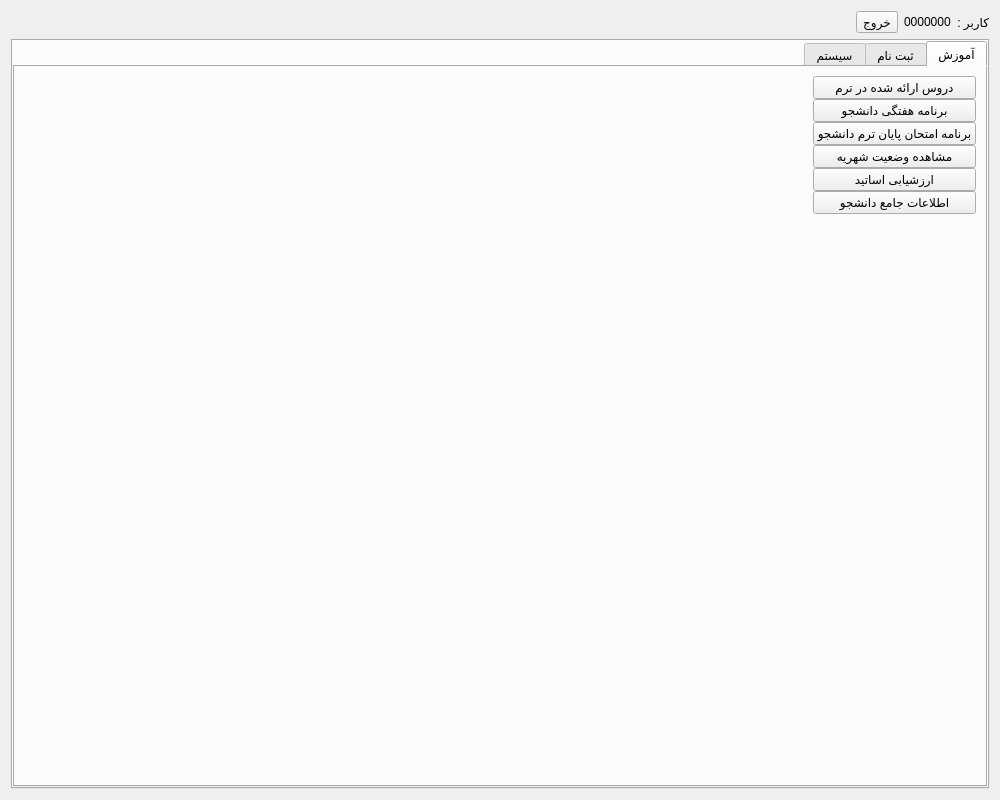
<?xml version="1.0" encoding="UTF-8"?>
<ui version="4.0">
 <class>StudentWindow</class>
 <widget class="QWidget" name="StudentWindow">
  <property name="geometry">
   <rect>
    <x>0</x>
    <y>0</y>
    <width>1000</width>
    <height>800</height>
   </rect>
  </property>
  <property name="windowTitle">
   <string>سیستم گلستان</string>
  </property>
  <property name="layoutDirection">
   <enum>Qt::RightToLeft</enum>
  </property>
  <layout class="QGridLayout" name="gridLayout_2">
   <item row="0" column="0">
    <layout class="QVBoxLayout" name="VL_Program">
     <item>
      <layout class="QHBoxLayout" name="HL_Top">
       <item>
        <widget class="QLabel" name="L_P_User">
         <property name="sizePolicy">
          <sizepolicy hsizetype="Preferred" vsizetype="Preferred">
           <horstretch>0</horstretch>
           <verstretch>0</verstretch>
          </sizepolicy>
         </property>
         <property name="text">
          <string>کاربر :</string>
         </property>
        </widget>
       </item>
       <item>
        <widget class="QLabel" name="L_User">
         <property name="text">
          <string>0000000</string>
         </property>
        </widget>
       </item>
       <item>
        <widget class="QToolButton" name="TB_Signout">
         <property name="enabled">
          <bool>true</bool>
         </property>
         <property name="text">
          <string>خروج</string>
         </property>
        </widget>
       </item>
       <item>
        <spacer name="HS_Top">
         <property name="orientation">
          <enum>Qt::Horizontal</enum>
         </property>
         <property name="sizeHint" stdset="0">
          <size>
           <width>40</width>
           <height>20</height>
          </size>
         </property>
        </spacer>
       </item>
      </layout>
     </item>
     <item>
      <widget class="QTabWidget" name="TW_Program">
       <property name="currentIndex">
        <number>0</number>
       </property>
       <property name="tabsClosable">
        <bool>true</bool>
       </property>
       <property name="movable">
        <bool>false</bool>
       </property>
       <property name="tabBarAutoHide">
        <bool>true</bool>
       </property>
       <widget class="QWidget" name="tab_UserMenu">
        <attribute name="title">
         <string>منوی کاربر</string>
        </attribute>
        <layout class="QGridLayout" name="gridLayout">
         <property name="leftMargin">
          <number>0</number>
         </property>
         <property name="topMargin">
          <number>0</number>
         </property>
         <property name="rightMargin">
          <number>0</number>
         </property>
         <property name="bottomMargin">
          <number>0</number>
         </property>
         <item row="0" column="0">
          <widget class="QTabWidget" name="TW_UserMenu">
           <property name="currentIndex">
            <number>0</number>
           </property>
           <widget class="QWidget" name="tab_Menu_Education">
            <attribute name="title">
             <string>آموزش</string>
            </attribute>
            <layout class="QGridLayout" name="gridLayout_3">
             <item row="0" column="0">
              <layout class="QHBoxLayout" name="HL_Education">
               <item>
                <layout class="QVBoxLayout" name="VL_Education">
                 <item>
                  <layout class="QVBoxLayout" name="VL_Education_Buttons">
                   <property name="spacing">
                    <number>0</number>
                   </property>
                   <item>
                    <widget class="QPushButton" name="PB_PresentedCourses">
                     <property name="sizePolicy">
                      <sizepolicy hsizetype="Minimum" vsizetype="Fixed">
                       <horstretch>0</horstretch>
                       <verstretch>0</verstretch>
                      </sizepolicy>
                     </property>
                     <property name="text">
                      <string>دروس ارائه شده در ترم</string>
                     </property>
                    </widget>
                   </item>
                   <item>
                    <widget class="QPushButton" name="PB_WeekSchedule">
                     <property name="sizePolicy">
                      <sizepolicy hsizetype="Minimum" vsizetype="Fixed">
                       <horstretch>0</horstretch>
                       <verstretch>0</verstretch>
                      </sizepolicy>
                     </property>
                     <property name="text">
                      <string>برنامه هفتگی دانشجو</string>
                     </property>
                    </widget>
                   </item>
                   <item>
                    <widget class="QPushButton" name="PB_ExamSchedule">
                     <property name="sizePolicy">
                      <sizepolicy hsizetype="Minimum" vsizetype="Fixed">
                       <horstretch>0</horstretch>
                       <verstretch>0</verstretch>
                      </sizepolicy>
                     </property>
                     <property name="text">
                      <string>برنامه امتحان پایان ترم دانشجو</string>
                     </property>
                    </widget>
                   </item>
                   <item>
                    <widget class="QPushButton" name="PB_Tuition">
                     <property name="sizePolicy">
                      <sizepolicy hsizetype="Minimum" vsizetype="Fixed">
                       <horstretch>0</horstretch>
                       <verstretch>0</verstretch>
                      </sizepolicy>
                     </property>
                     <property name="text">
                      <string>مشاهده وضعیت شهریه</string>
                     </property>
                    </widget>
                   </item>
                   <item>
                    <widget class="QPushButton" name="PB_Assessment">
                     <property name="sizePolicy">
                      <sizepolicy hsizetype="Minimum" vsizetype="Fixed">
                       <horstretch>0</horstretch>
                       <verstretch>0</verstretch>
                      </sizepolicy>
                     </property>
                     <property name="text">
                      <string>ارزشیابی اساتید</string>
                     </property>
                    </widget>
                   </item>
                   <item>
                    <widget class="QPushButton" name="PB_FullInformatin">
                     <property name="sizePolicy">
                      <sizepolicy hsizetype="Minimum" vsizetype="Fixed">
                       <horstretch>0</horstretch>
                       <verstretch>0</verstretch>
                      </sizepolicy>
                     </property>
                     <property name="text">
                      <string>اطلاعات جامع دانشجو</string>
                     </property>
                    </widget>
                   </item>
                  </layout>
                 </item>
                 <item>
                  <spacer name="VS_Education">
                   <property name="orientation">
                    <enum>Qt::Vertical</enum>
                   </property>
                   <property name="sizeHint" stdset="0">
                    <size>
                     <width>20</width>
                     <height>40</height>
                    </size>
                   </property>
                  </spacer>
                 </item>
                </layout>
               </item>
               <item>
                <spacer name="HS_Education">
                 <property name="orientation">
                  <enum>Qt::Horizontal</enum>
                 </property>
                 <property name="sizeHint" stdset="0">
                  <size>
                   <width>40</width>
                   <height>20</height>
                  </size>
                 </property>
                </spacer>
               </item>
              </layout>
             </item>
            </layout>
           </widget>
           <widget class="QWidget" name="tab_Menu_Enroll">
            <attribute name="title">
             <string>ثبت نام</string>
            </attribute>
            <layout class="QGridLayout" name="gridLayout_4">
             <item row="0" column="0">
              <layout class="QHBoxLayout" name="HL_Enroll">
               <item>
                <layout class="QVBoxLayout" name="VL_Enroll">
                 <item>
                  <layout class="QVBoxLayout" name="VL_Enroll_buttons">
                   <property name="spacing">
                    <number>0</number>
                   </property>
                   <item>
                    <widget class="QPushButton" name="PB_EnrollTime">
                     <property name="sizePolicy">
                      <sizepolicy hsizetype="Minimum" vsizetype="Fixed">
                       <horstretch>0</horstretch>
                       <verstretch>0</verstretch>
                      </sizepolicy>
                     </property>
                     <property name="text">
                      <string>مشاهده ساعت ثبت نام</string>
                     </property>
                    </widget>
                   </item>
                   <item>
                    <widget class="QPushButton" name="PB_PrepEnroll">
                     <property name="sizePolicy">
                      <sizepolicy hsizetype="Minimum" vsizetype="Fixed">
                       <horstretch>0</horstretch>
                       <verstretch>0</verstretch>
                      </sizepolicy>
                     </property>
                     <property name="text">
                      <string>ثبت نام مقدماتی</string>
                     </property>
                    </widget>
                   </item>
                   <item>
                    <widget class="QPushButton" name="PB_MainEnroll">
                     <property name="sizePolicy">
                      <sizepolicy hsizetype="Minimum" vsizetype="Fixed">
                       <horstretch>0</horstretch>
                       <verstretch>0</verstretch>
                      </sizepolicy>
                     </property>
                     <property name="text">
                      <string>ثبت نام اصلی</string>
                     </property>
                    </widget>
                   </item>
                  </layout>
                 </item>
                 <item>
                  <spacer name="VS_Enroll">
                   <property name="orientation">
                    <enum>Qt::Vertical</enum>
                   </property>
                   <property name="sizeHint" stdset="0">
                    <size>
                     <width>20</width>
                     <height>40</height>
                    </size>
                   </property>
                  </spacer>
                 </item>
                </layout>
               </item>
               <item>
                <spacer name="HS_Enroll">
                 <property name="orientation">
                  <enum>Qt::Horizontal</enum>
                 </property>
                 <property name="sizeHint" stdset="0">
                  <size>
                   <width>40</width>
                   <height>20</height>
                  </size>
                 </property>
                </spacer>
               </item>
              </layout>
             </item>
            </layout>
           </widget>
           <widget class="QWidget" name="tab_Menu_System">
            <attribute name="title">
             <string>سیستم</string>
            </attribute>
            <layout class="QGridLayout" name="gridLayout_5">
             <item row="0" column="0">
              <layout class="QHBoxLayout" name="HL_System">
               <item>
                <layout class="QVBoxLayout" name="VL_System">
                 <item>
                  <widget class="QPushButton" name="PB_ChangePassword">
                   <property name="sizePolicy">
                    <sizepolicy hsizetype="Minimum" vsizetype="Fixed">
                     <horstretch>0</horstretch>
                     <verstretch>0</verstretch>
                    </sizepolicy>
                   </property>
                   <property name="text">
                    <string>تغییر گذرواژه</string>
                   </property>
                  </widget>
                 </item>
                 <item>
                  <spacer name="VS_System">
                   <property name="orientation">
                    <enum>Qt::Vertical</enum>
                   </property>
                   <property name="sizeHint" stdset="0">
                    <size>
                     <width>20</width>
                     <height>40</height>
                    </size>
                   </property>
                  </spacer>
                 </item>
                </layout>
               </item>
               <item>
                <spacer name="HS_System">
                 <property name="orientation">
                  <enum>Qt::Horizontal</enum>
                 </property>
                 <property name="sizeHint" stdset="0">
                  <size>
                   <width>40</width>
                   <height>20</height>
                  </size>
                 </property>
                </spacer>
               </item>
              </layout>
             </item>
            </layout>
           </widget>
          </widget>
         </item>
        </layout>
       </widget>
      </widget>
     </item>
    </layout>
   </item>
  </layout>
 </widget>
 <resources/>
 <connections/>
</ui>
